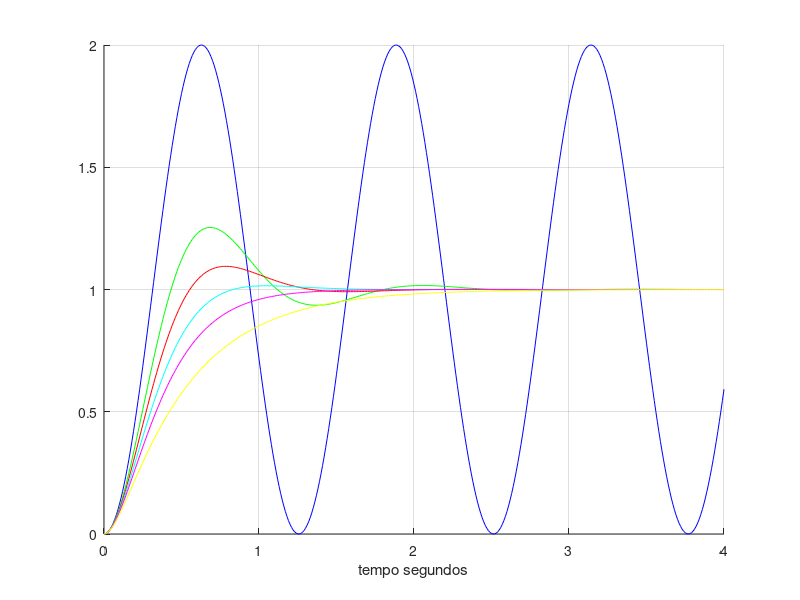

This figure's MATLAB source:
% parte 2, primeira questão

clear all

zeta = [0 0.4 0.6 0.8 1 1.4];
wn = 5;
t = 0:0.01:4;
cor = ['b', 'g', 'r', 'c', 'm', 'y'];

for c = 1:length(zeta)
    gs = tf([wn^2], [1 2*zeta(c)*wn wn^2]);
    [y(c,:)] = step(gs, t);
    hold on;
    plot(t, y(c,:), cor(c));

    grid on;
end

xlabel('tempo segundos');


